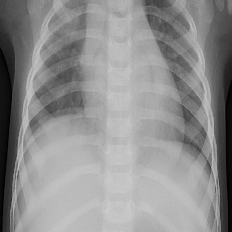
#> input picture Lab2/xray.jpg, 232 x 232 px
$ jupyter execute task1.ipynb
#> lines starting #> are read from the running program, lines starting #| are printed output that depends on the picture; after the words box and inside, x2 and y2 are one past the last pixel; in counts of white or black regions, pixels touching at a corner belong together
[cell 1]
import cv2
import numpy as np
import matplotlib.pyplot as plt

# load xray in grayscale
xray = cv2.imread('xray.jpg', cv2.IMREAD_GRAYSCALE)
#> xray is the input picture: shape (232, 232); min 0, max 206, mean 142.3

# 1 - display raw xray
plt.figure(figsize=(6, 6))
plt.imshow(xray, cmap='gray')
plt.title('Raw X-Ray')
plt.axis('off')
plt.show()

# 2 - histogram equalization
equalized = cv2.equalizeHist(xray)
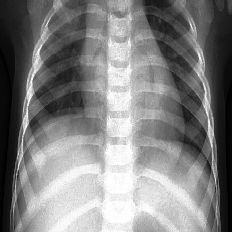
#> equalized: shape (232, 232); min 0, max 255, mean 128.5

fig, axes = plt.subplots(1, 2, figsize=(12, 5))
axes[0].imshow(xray, cmap='gray')
axes[0].set_title('Raw X-Ray')
axes[0].axis('off')
axes[1].imshow(equalized, cmap='gray')
axes[1].set_title('After Histogram Equalization')
axes[1].axis('off')
plt.tight_layout()
plt.show()
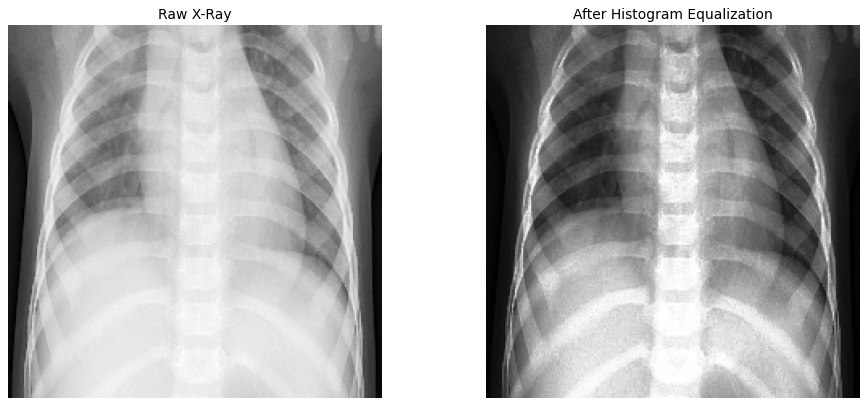
#> figure drawn by matplotlib, 2 panels

# 3 - false color heatmap
heatmap = cv2.applyColorMap(equalized, cv2.COLORMAP_JET)
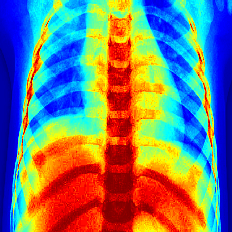
#> heatmap: shape (232, 232, 3); mean B, G, R 118.7, 125.4, 119.9
heatmap_rgb = cv2.cvtColor(heatmap, cv2.COLOR_BGR2RGB)

plt.figure(figsize=(6, 6))
plt.imshow(heatmap_rgb)
plt.title('JET Heatmap (Color Mapped)')
plt.axis('off')
plt.show()

# 4 - color balance correction
balanced = heatmap_rgb.copy().astype(np.float32)
balanced[:, :, 0] *= 1.1   # slight red boost
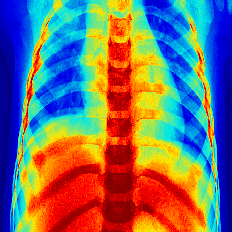
#> balanced: shape (232, 232, 3) float32; mean R, G, B 131.9, 125.4, 118.7; drawn with min black and max white
balanced[:, :, 2] *= 0.9   # slight blue reduction
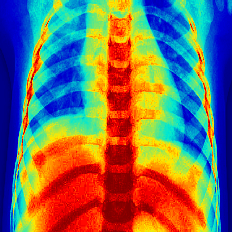
#> balanced: shape (232, 232, 3) float32; mean R, G, B 131.9, 125.4, 106.8; drawn with min black and max white
balanced = np.clip(balanced, 0, 255).astype(np.uint8)
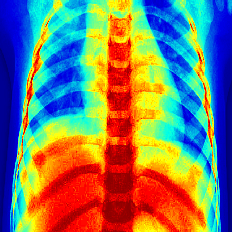
#> balanced: shape (232, 232, 3); mean R, G, B 124.9, 125.4, 106.5

plt.figure(figsize=(6, 6))
plt.imshow(balanced)
plt.title('After Color Balance Correction')
plt.axis('off')
plt.show()

# 5 - thresholding for dense tissue
_, dense_mask = cv2.threshold(equalized, 200, 255, cv2.THRESH_BINARY)
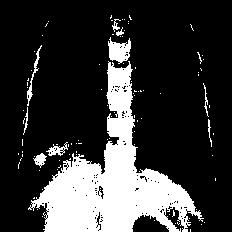
#> dense_mask: shape (232, 232); 22% white; 101 white regions (91 under 20 px), largest, box (x1, y1, x2, y2) and area: (28, 61, 204, 232) 10649, (108, 37, 131, 64) 387, (27, 45, 42, 106) 152

plt.figure(figsize=(6, 6))
plt.imshow(dense_mask, cmap='gray')
plt.title('Dense Tissue Mask (Threshold > 200)')
plt.axis('off')
plt.show()

# 6 - log transformation on raw xray
c = 255 / np.log(1 + np.max(xray))
#> c = 47.82
log_transformed = c * np.log(1 + xray.astype(np.float64))
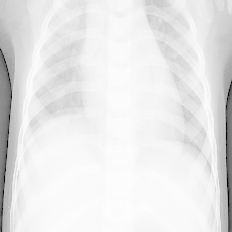
#> log_transformed: shape (232, 232) float64; min 0, max 255, mean 231.6
log_transformed = np.uint8(log_transformed)

plt.figure(figsize=(6, 6))
plt.imshow(log_transformed, cmap='gray')
plt.title('Log Transformation (Dark Regions Enhanced)')
plt.axis('off')
plt.show()

# 7 - gamma correction (gamma < 1 brightens midtones)
gamma = 0.4
gamma_corrected = np.array(255 * (xray / 255.0) ** gamma, dtype=np.uint8)
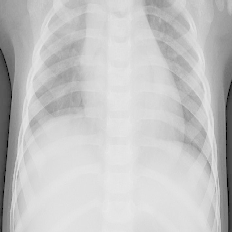
#> gamma_corrected: shape (232, 232); min 0, max 234, mean 196.7

fig, axes = plt.subplots(1, 2, figsize=(12, 5))
axes[0].imshow(xray, cmap='gray')
axes[0].set_title('Raw X-Ray')
axes[0].axis('off')
axes[1].imshow(gamma_corrected, cmap='gray')
axes[1].set_title(f'Gamma Corrected (γ = {gamma})')
axes[1].axis('off')
plt.tight_layout()
plt.show()
